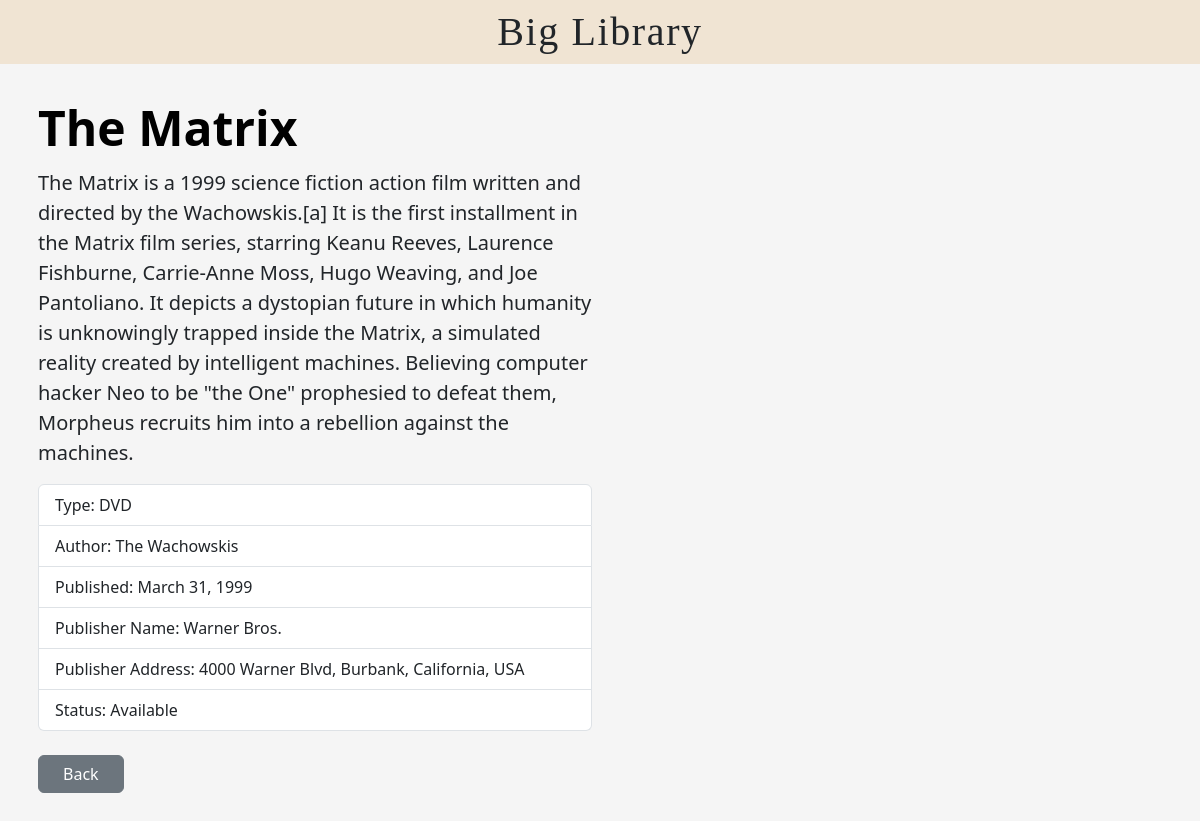
The page /website/details.php?id=6 on the database its author committed.
### tables this page shows
CREATE TABLE `medium` (
  `id` int(11) NOT NULL,
  `title` varchar(50) NOT NULL,
  `image` varchar(255) DEFAULT NULL,
  `isbn_code` varchar(20) DEFAULT NULL,
  `short_description` varchar(800) DEFAULT NULL,
  `type` varchar(50) NOT NULL,
  `author_first_name` varchar(100) DEFAULT NULL,
  `author_last_name` varchar(100) DEFAULT NULL,
  `publisher_name` varchar(100) DEFAULT NULL,
  `publisher_address` varchar(100) DEFAULT NULL,
  `publish_date` date DEFAULT NULL,
  `status` tinyint(1) NOT NULL
);

### website/details.php (the view, shortened to what this page needs)
<?php
require_once './components/db_connect.php';
$layout = "";
if (isset($_GET['id'])) {
  $id = $_GET['id'];
  $sql = "SELECT * FROM `medium` WHERE id=$id";
  $result = mysqli_query($conn, $sql);
  if ($result) {
    $row = mysqli_fetch_assoc($result);
    if ($row) {
      $title = $row['title'];
      $image = $row['image'];
      $isbn_code = $row['isbn_code'] ? ("<li class='list-group-item'>ISBN: " . $row['isbn_code'] . "</li>") : "";
      $short_description = $row['short_description'];
      $type = $row['type'];
      $author_first_name = $row['author_first_name'];
      $author_last_name = $row['author_last_name'];
      $publisher_name = $row['publisher_name'];
      $publisher_address = $row['publisher_address'];
      $publish_date = $row['publish_date'];
      $status = ($row['status']) ? "Available" : "Reserved";
      if (!empty($publish_date) && $publish_date != "0000-00-00") {
        $publish_date_obj = date_create($publish_date);
        $publish_date = date_format($publish_date_obj, "F j, Y");
      } else {
        $publish_date = "";
      }
      $layout = "<div class='container col-xxl-8 px-4 pt-4'>
                   <div class='row flex-lg-row-reverse align-items-start g-5 pb-5'>
                     <div class='col-12 col-sm-8 col-lg-6'>
                       <img src='$image' class='d-block mx-lg-auto shadow' alt='' loading='lazy'>
                    </div>
                    <div class='col-lg-6 rounded-2 p-4 p-sm-2 mt-0 mt-sm-3 mt-md-5'>
                      <h1 class='display-5 fw-bold text-body-emphasis lh-1 mb-3'>$title</h1>
                      <p class='h5 lh-base'>$short_description</p>
                      <div class='mt-3 mb-4'>
                        <ul class='list-group'>
                          <li class='list-group-item'>Type: $type</li>
                          $isbn_code
                          <li class='list-group-item'>Author: $author_first_name $author_last_name</li>
                          <li class='list-group-item'>Published: $publish_date</li>
                          <li class='list-group-item'>Publisher Name: $publisher_name</li>
                          <li class='list-group-item'>Publisher Address: $publisher_address</li>
                          <li class='list-group-item'>Status: $status</li>
                        </ul>
                      </div>
                      <div class='d-grid gap-2 d-md-flex justify-content-md-start'>
                        <a href='./index.php' class='btn btn-secondary btn-md px-4'>Back</a>
                      </div>
                    </div>
                   </div>
                 </div>";
    } else {
      echo $error_msg_general;
    }
  } else {
    echo $error_msg_general;
  }
}
?>
<!DOCTYPE html>
<html lang="en">
<head>
  <link href="https://cdn.jsdelivr.net/npm/bootstrap@5.3.7/dist/css/bootstrap.min.css" rel="stylesheet">
  <link rel="stylesheet" href="./styles/style.css">
</head>
<body>
  <div class="title-row mb-0">
    <h1 class="text-center">Big Library</h1>
  </div>
  <?= $layout ?>
</body>
</html>

### website/styles/style.css (style rules this page uses)
body { background-color: whitesmoke; }

### rows shown on the page
medium: title "The Matrix", short_description "The Matrix is a 1999 science fiction action film written and directed by the Wachowskis.[a] It is the first installment in the Matrix film series, starring Keanu Reeves, Laurence Fishburne, Carrie-Anne Moss, Hugo Weaving, and Joe Pantoliano. It depicts a dystopian future in which humanity is unknowingly trapped inside the Matrix, a simulated reality created by intelligent machines. Believing computer hacker Neo to be \"the One\" prophesied to defeat them, Morpheus recruits him into a rebellion against the machines.", type "DVD", author_first_name "The Wachowskis", publish_date "March 31, 1999", publisher_name "Warner Bros.", publisher_address "4000 Warner Blvd, Burbank, California, USA", status "Available"
